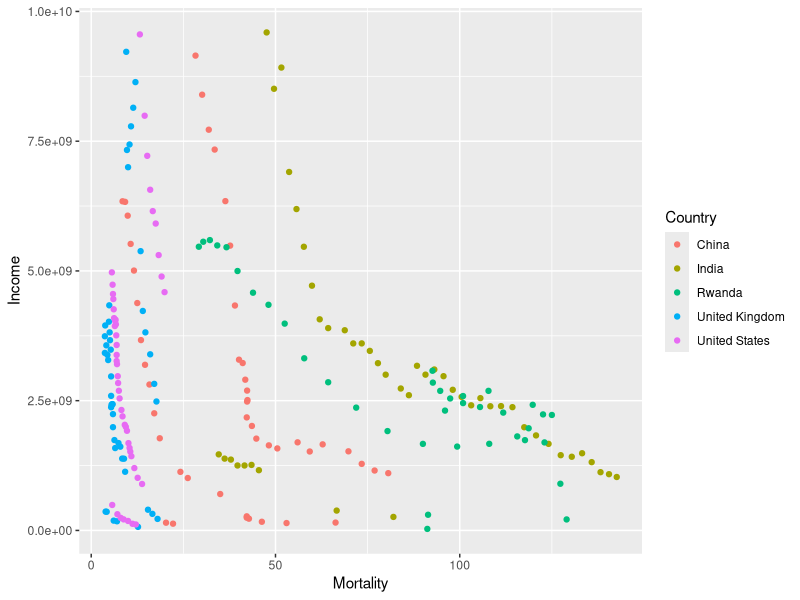
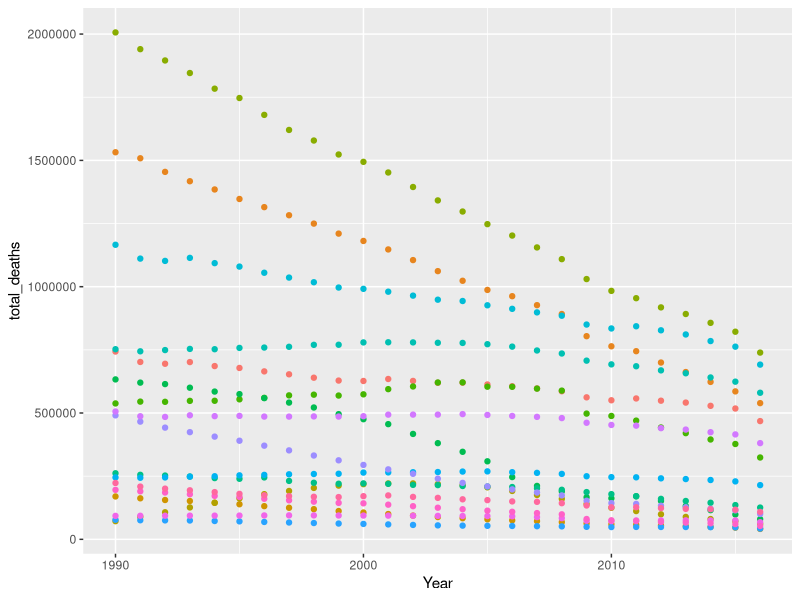
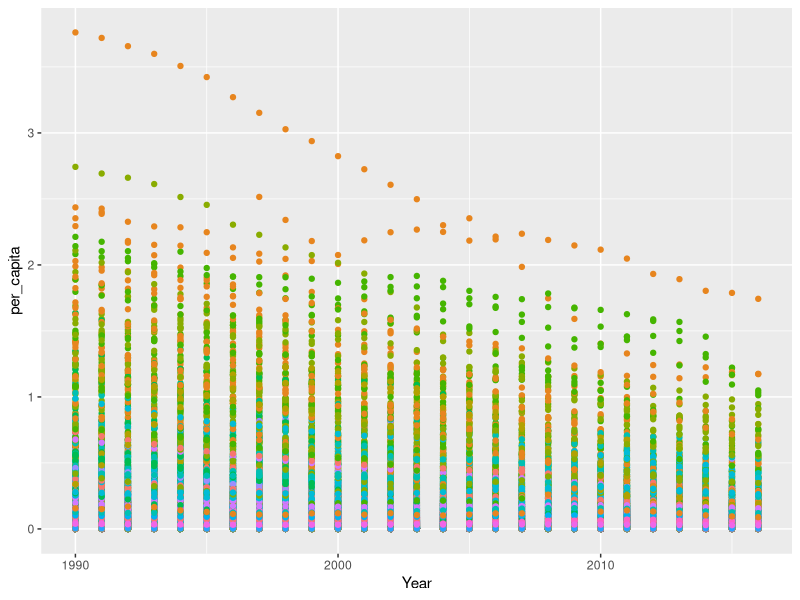
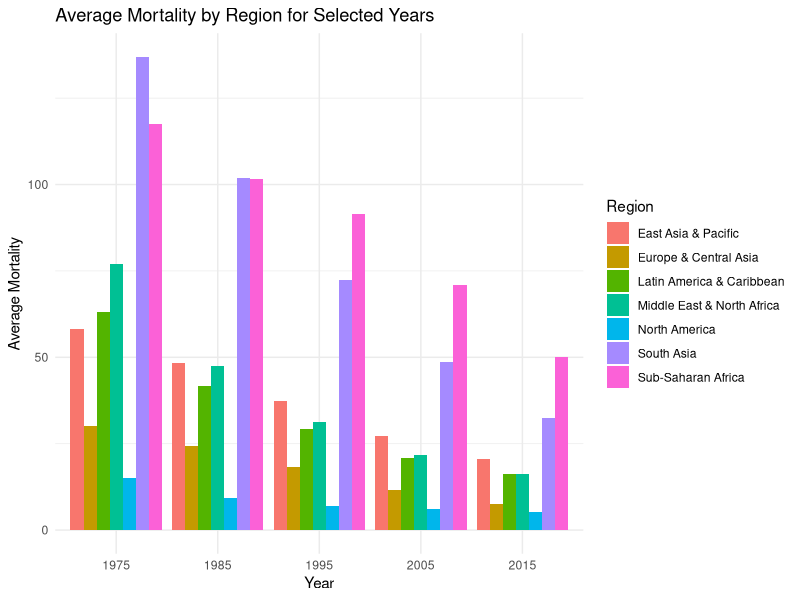
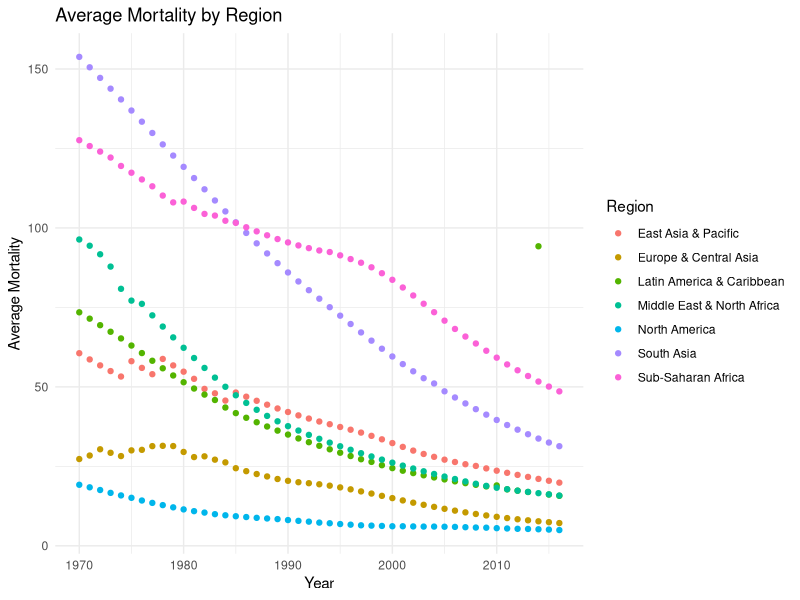

Reproduce these figures in R, in order.
## ---- chunk 1
library(tidyverse)
## ---- chunk 2
cause_of_death <- read_delim("causes-of-death-in-children.csv")
by_age <- read_delim("child-deaths-by-age.csv")
mortality_fertility_income <- read_delim("MortalityFertilityIncome.csv")

head(cause_of_death)
head(by_age)
head(mortality_fertility_income)
## ---- chunk 3
cat("Cause of Death\n")
print(names(cause_of_death))
cat("\n")
cat("Death By Age\n")
print(names(by_age))
cat("Mortality Fertility And Income\n")
print(names(mortality_fertility_income))
## ---- chunk 4
mortality <- mortality_fertility_income %>%
  select(starts_with("m"))

fertility <- mortality_fertility_income %>%
  select(starts_with("f"))

income <- mortality_fertility_income %>%
  select(starts_with("i"))

names(mortality) <- substring(names(mortality), 2)
names(fertility) <- substring(names(fertility), 2)
names(income) <- substring(names(income), 2)

mortality <- cbind(mortality, mortality_fertility_income[,c('Country Name', 'Country Code', 'Region')])
fertility <- cbind(fertility, mortality_fertility_income[,c('Country Name', 'Country Code', 'Region')])
income <- cbind(income, mortality_fertility_income[,c('Country Name', 'Country Code', 'Region')])
## ---- chunk 5
mortality_longer <- pivot_longer(mortality, -c("Country Code", "Country Name", "Region"), names_to="Year", values_to="Mortality")

income_longer <- pivot_longer(income, -c("Country Code", "Country Name", "Region"), names_to="Year", values_to="Income")
## ---- chunk 6
m_i <- merge(mortality_longer, income_longer)

m_i$Year <- as.integer(m_i$Year)

m_i <- m_i %>%
  filter(!is.na(Mortality)) %>%
  filter(!is.na(Income)) %>%
  filter(`Country Code` %in% c("USA", "CHN", "IND", "GBR", "RWA"))

ggplot(m_i, aes(x = Mortality, y = Income, color = `Country Name`)) +
  geom_point() +
  labs(color='Country') 

## ---- chunk 7
income_renamed <- rename(income_longer, Code="Country Code")
print(names(income_renamed))
## ---- chunk 8
income_renamed$Year <- as.integer(income_renamed$Year)
disease_income <- merge(income_renamed, cause_of_death)
disease_income_longer <- pivot_longer(disease_income, -c("Code", "Country Name", "Region", "Income", "Entity", "Year"), names_to="Disease", values_to="Deaths")
## ---- chunk 9
disease_income_longer <- disease_income_longer %>% 
  filter(!is.na(Income))

disease_filtered <- filter(disease_income_longer[disease_income_longer$Code == "USA", ])
## ---- chunk 10
populations <- read_delim("population.csv")
populations[, c("Indicator Name", "Indicator Code")] <- list(NULL)
print(names(populations))
## ---- chunk 11
populations_longer <- pivot_longer(populations, -c("Country Code", "Country Name"), names_to="Year", values_to="Population")

populations_longer <- rename(populations_longer, Code="Country Code")
## ---- chunk 12
total_disease <- disease_income_longer %>% 
  group_by(Disease, Year) %>%
  summarise(total_deaths = sum(Deaths, na.rm=TRUE))

ggplot(total_disease, aes(x = Year, y = total_deaths, color = Disease)) +
  geom_point() +
  theme(legend.position="none")
## ---- chunk 13
total_disease_populated <- merge(populations_longer, disease_income_longer)

total_disease_populated$per_capita <- total_disease_populated$Deaths * 1000 / total_disease_populated$Population

total_disease_populated$Year <- as.numeric(as.character(total_disease_populated$Year))

ggplot(total_disease_populated, aes(x = Year, y = per_capita, color = Disease)) +
  geom_point() +
  theme(legend.position="none")
## ---- chunk 14
cleaned_mortality_longer <- mortality_longer %>% 
  filter(!is.na(Mortality))

head(cleaned_mortality_longer)
## ---- chunk 15
cleaned_mortality_longer %>% 
  group_by(Region) %>% 
  summarise(total_mortality = sum(Mortality))
## ---- chunk 16
min_year <- min(cleaned_mortality_longer$Year)
max_year <- max(cleaned_mortality_longer$Year)
paste("The dataset covers from", min_year, "to", max_year)
## ---- chunk 17
year_selected <- c("1975", "1985", "1995", "2005", "2015")

selected_years <- cleaned_mortality_longer %>% 
  filter(Year %in% year_selected) %>%
  group_by(Region, Year) %>% 
  summarise(total_mortality = mean(Mortality))

ggplot(selected_years, aes(x = as.factor(Year), y = total_mortality, fill = Region)) +
  geom_bar(stat = "identity", position = position_dodge()) +
  labs(title = "Average Mortality by Region for Selected Years",
       x = "Year",
       y = "Average Mortality",
       fill = "Region") +
  theme_minimal()
## ---- chunk 18
selected_years <- cleaned_mortality_longer %>% 
  group_by(Region, Year) %>% 
  summarise(total_mortality = mean(Mortality))

selected_years$Year <- as.numeric(as.character(selected_years$Year))

ggplot(selected_years, aes(x = Year, y = total_mortality, color = Region)) +
  geom_point() +
  labs(title = "Average Mortality by Region",
       x = "Year",
       y = "Average Mortality",
       color = "Region") +
  theme_minimal()
